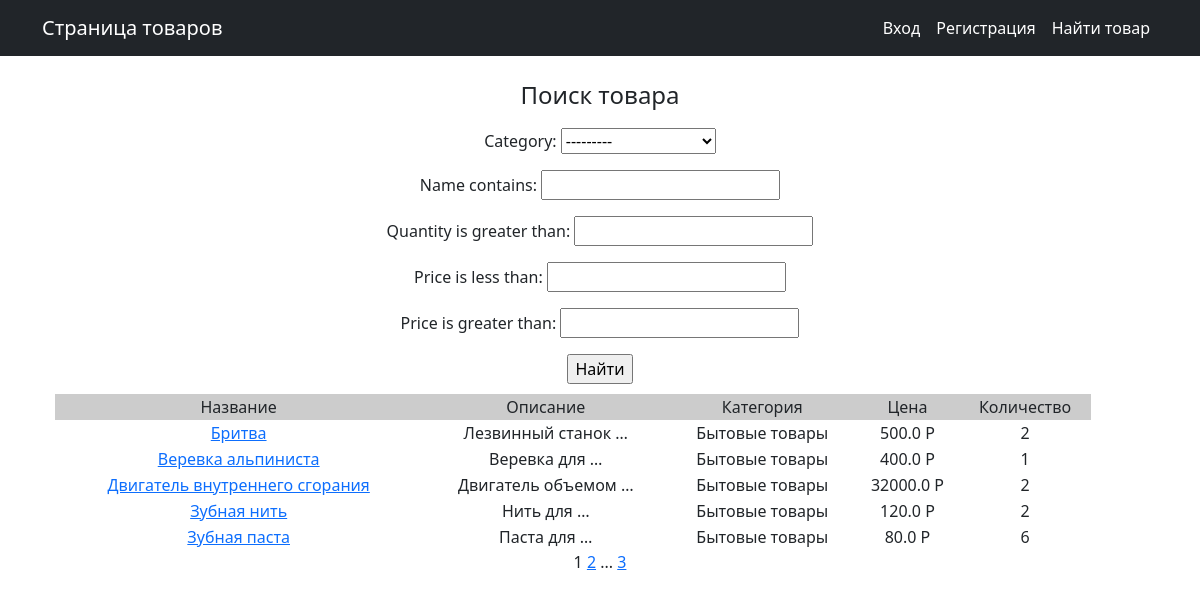
The app's page /search/ with its own data.
### product/models.py (models this page shows, shortened)
class Product(models.Model):
    name = models.CharField(
        max_length=50,
        unique=True,  # названия товаров не должны повторяться
    )
    description = models.TextField()
    quantity = models.IntegerField(
        validators=[MinValueValidator(0)],
    )
    category = models.ForeignKey(
        to='Category',
        on_delete=models.CASCADE,
        related_name='products',  # все продукты в категории будут доступны через поле products
    )
    price = models.FloatField(
        validators=[MinValueValidator(0.0)],
    )

class Category(models.Model):
    name = models.CharField(max_length=100, unique=True)
    def __str__(self):
        return self.name.title()

### product/views.py (the view)
# urls.py: path('search/', ProductSearch.as_view(), name='product_search'),
class ProductSearch(ListView):
    model = Product
    ordering = 'name'
    template_name = 'search.html'
    context_object_name = 'products'
    paginate_by = 5
    def get_queryset(self):
        queryset = super().get_queryset()
        self.filterset = ProductFilter(self.request.GET, queryset)
        return self.filterset.qs
    def get_context_data(self, **kwargs):
        context = super().get_context_data(**kwargs)
        context['filterset'] = self.filterset
        return context

### product/templatetags/custom_filters.py (called while the page is built)
@register.filter()
def currency(value, code='rub'):
   postfix = CURRENCIES_SYMBOLS[code]
   return f'{value} {postfix}'

### product/templatetags/custom_tags.py (called while the page is built)
@register.simple_tag(takes_context=True)
def url_replace(context, **kwargs):
   d = context['request'].GET.copy()
   for k, v in kwargs.items():
       d[k] = v
   return d.urlencode()

### templates/search.html (shortened to what this page needs)
{% extends 'flatpages/default.html' %}
{% load custom_filters %}
{% load custom_tags %}
{% block content %}
<h4> Поиск товара </h4>
<div style="padding: 10px;">
<form action="" method="get">
    {{ filterset.form.as_p }}
    <input type="submit" value="Найти" />
</form>
</div>
{% if products %}
<div class="content">
    <table  width="95%">
        <tr bgcolor="#CCCCCC">
            <td>Название</td>
            <td>Описание</td>
            <td>Категория</td>
            <td>Цена</td>
            <td>Количество</td>
        </tr>
    {% for product in products %}
        <tr>
            <td><a href="{% url 'product_detail' product.id %}">{{ product.name }}</a></td>
            <td>{{ product.description|truncatewords:2 }}</td>
            <td>{{ product.category.name }}</td>
            <td>{{ product.price|currency:"rub" }}</td>
            <td>{{ product.quantity }}</td>
        </tr>
    {% endfor %}
    </table>
</div>
    {% else %}
    <h4>Товаров нет!</h4>
{% endif %}
   {{ page_obj.number }}
   {% if page_obj.has_next %}
       <a href="?{% url_replace page=page_obj.next_page_number %}">{{ page_obj.next_page_number }}</a>
       {% if paginator.num_pages != page_obj.next_page_number %}
           ...
           <a href="{% url_replace page=page_obj.paginator.num_pages %}">{{ page_obj.paginator.num_pages }}</a>
       {% endif %}
   {% endif %}
{% endblock content %}

### records on screen
Product: name "Бритва", description "Лезвинный станок …", category.name "Бытовые товары", price "500.0 Р", quantity "2"
Product: name "Веревка альпиниста", description "Веревка для …", category.name "Бытовые товары", price "400.0 Р", quantity "1"
Product: name "Двигатель внутреннего сгорания", description "Двигатель объемом …", category.name "Бытовые товары", price "32000.0 Р", quantity "2"
Product: name "Зубная нить", description "Нить для …", category.name "Бытовые товары", price "120.0 Р", quantity "2"
Product: name "Зубная паста", description "Паста для …", category.name "Бытовые товары", price "80.0 Р", quantity "6"

### other values on screen
{{ page_obj.number }} "1"
{{ page_obj.next_page_number }} "2"
{{ page_obj.paginator.num_pages }} "3"
